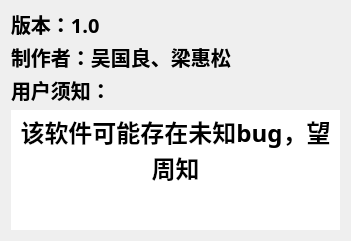
<?xml version="1.0" encoding="UTF-8"?>
<ui version="4.0">
 <class>dialog</class>
 <widget class="QWidget" name="dialog">
  <property name="geometry">
   <rect>
    <x>0</x>
    <y>0</y>
    <width>351</width>
    <height>241</height>
   </rect>
  </property>
  <property name="windowTitle">
   <string>Form</string>
  </property>
  <property name="styleSheet">
   <string notr="true">color: qlineargradient(spread:pad, x1:0, y1:1, x2:0, y2:0, stop:0 rgba(0, 0, 0, 255), stop:0.05 rgba(14, 8, 73, 255), stop:0.36 rgba(28, 17, 145, 255), stop:0.6 rgba(126, 14, 81, 255), stop:0.75 rgba(234, 11, 11, 255), stop:0.79 rgba(244, 70, 5, 255), stop:0.86 rgba(255, 136, 0, 255), stop:0.935 rgba(239, 236, 55, 255));</string>
  </property>
  <widget class="QLabel" name="label">
   <property name="geometry">
    <rect>
     <x>11</x>
     <y>11</y>
     <width>108</width>
     <height>26</height>
    </rect>
   </property>
   <property name="font">
    <font>
     <family>华文行楷</family>
     <pointsize>15</pointsize>
     <weight>75</weight>
     <bold>true</bold>
    </font>
   </property>
   <property name="text">
    <string>版本：1.0</string>
   </property>
  </widget>
  <widget class="QLabel" name="label_2">
   <property name="geometry">
    <rect>
     <x>11</x>
     <y>44</y>
     <width>286</width>
     <height>26</height>
    </rect>
   </property>
   <property name="font">
    <font>
     <family>华文行楷</family>
     <pointsize>15</pointsize>
     <weight>75</weight>
     <bold>true</bold>
    </font>
   </property>
   <property name="text">
    <string>制作者：吴国良、梁惠松</string>
   </property>
  </widget>
  <widget class="QLabel" name="label_3">
   <property name="geometry">
    <rect>
     <x>11</x>
     <y>77</y>
     <width>130</width>
     <height>26</height>
    </rect>
   </property>
   <property name="font">
    <font>
     <family>华文行楷</family>
     <pointsize>15</pointsize>
     <weight>75</weight>
     <bold>true</bold>
    </font>
   </property>
   <property name="text">
    <string>用户须知：</string>
   </property>
  </widget>
  <widget class="QTextEdit" name="textEdit">
   <property name="geometry">
    <rect>
     <x>11</x>
     <y>110</y>
     <width>329</width>
     <height>120</height>
    </rect>
   </property>
   <property name="font">
    <font>
     <family>华文行楷</family>
     <pointsize>14</pointsize>
     <weight>75</weight>
     <bold>true</bold>
    </font>
   </property>
   <property name="contextMenuPolicy">
    <enum>Qt::NoContextMenu</enum>
   </property>
   <property name="frameShape">
    <enum>QFrame::NoFrame</enum>
   </property>
   <property name="html">
    <string>&lt;!DOCTYPE HTML PUBLIC &quot;-//W3C//DTD HTML 4.0//EN&quot; &quot;http://www.w3.org/TR/REC-html40/strict.dtd&quot;&gt;
&lt;html&gt;&lt;head&gt;&lt;meta name=&quot;qrichtext&quot; content=&quot;1&quot; /&gt;&lt;style type=&quot;text/css&quot;&gt;
p, li { white-space: pre-wrap; }
&lt;/style&gt;&lt;/head&gt;&lt;body style=&quot; font-family:'华文行楷'; font-size:14pt; font-weight:600; font-style:normal;&quot;&gt;
&lt;p align=&quot;center&quot; style=&quot; margin-top:0px; margin-bottom:0px; margin-left:0px; margin-right:0px; -qt-block-indent:0; text-indent:0px;&quot;&gt;&lt;span style=&quot; font-size:18pt;&quot;&gt;该软件可能存在未知bug，望周知&lt;/span&gt;&lt;/p&gt;&lt;/body&gt;&lt;/html&gt;</string>
   </property>
  </widget>
 </widget>
 <resources/>
 <connections/>
</ui>
